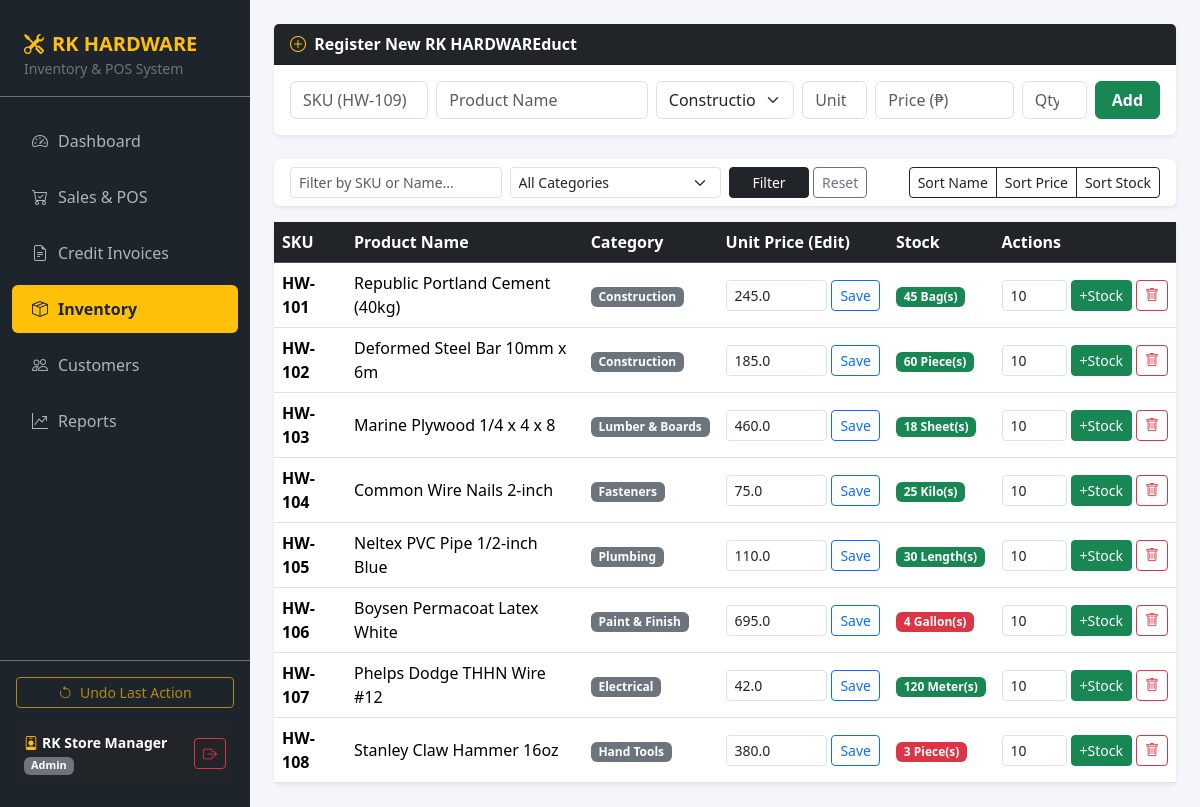
The page /inventory (signed in) on the database its author committed.
### tables this page shows
CREATE TABLE products (
            sku TEXT PRIMARY KEY,
            name TEXT NOT NULL,
            category TEXT NOT NULL,
            unit TEXT NOT NULL,
            price REAL NOT NULL,
            stock INTEGER NOT NULL
        );

### app.py (the view)
@app.route("/inventory")
@login_required
def inventory():
    products = database.get_all_products()
    categories = sorted(list({p["category"] for p in products}))
    selected_category = request.args.get("category", "").strip()
    search_text = request.args.get("q", "").strip()
    sort_by = request.args.get("sort")
    telemetry = None
    error = request.args.get("err")
    if selected_category:
        products = [p for p in products if p["category"] == selected_category]
    if search_text:
        products, telemetry = dsa_engine.trie_prefix_search_with_telemetry(products, search_text)
    if sort_by:
        if sort_by in ["name", "price", "stock"]:
            products, telemetry = dsa_engine.merge_sort_with_telemetry(products, sort_by)
        else:
            error = f"Invalid Sort Key: Cannot sort inventory by '{sort_by}'."
    return render_template(
        "inventory.html",
        active_page="inventory",
        products=products,
        categories=categories,
        selected_category=selected_category,
        search_text=search_text,
        telemetry=telemetry,
        can_undo=len(undo_stack) > 0,
        message=request.args.get("msg"),
        error=error
    )

### app.py (called while the page is built)
def login_required(f):
    @wraps(f)
    def decorated_function(*args, **kwargs):
        if "user_id" not in session:
            return redirect(url_for("login", err="Please sign in to access RK HARDWARE."))
        return f(*args, **kwargs)
    return decorated_function

### database.py (called while the page is built)
def get_all_products():
    conn = sqlite3.connect(DB_NAME)
    conn.row_factory = sqlite3.Row
    rows = conn.execute("SELECT * FROM products").fetchall()
    conn.close()
    return [dict(row) for row in rows]

### templates/inventory.html (shortened to what this page needs)
{% extends "base.html" %}
{% block content %}
<div class="card border-0 shadow-sm mb-4">
    <div class="card-header bg-dark text-white fw-bold">
        <i class="bi bi-plus-circle me-1 text-warning"></i> Register New RK HARDWAREduct
    </div>
    <div class="card-body">
        <form method="POST" action="/inventory/add" class="row g-2">
            <div class="col-md-2"><input type="text" name="sku" class="form-control" placeholder="SKU (HW-109)" required></div>
            <div class="col-md-3"><input type="text" name="name" class="form-control" placeholder="Product Name" required></div>
            <div class="col-md-2">
                <select name="category" class="form-select">
                    <option>Construction</option>
                </select>
            </div>
            <div class="col-md-1"><input type="text" name="unit" class="form-control" placeholder="Unit" required></div>
            <div class="col-md-2"><input type="number" step="0.01" name="price" class="form-control" placeholder="Price (₱)" required></div>
            <div class="col-md-1"><input type="number" name="stock" class="form-control" placeholder="Qty" required></div>
            <div class="col-md-1 d-grid"><button type="submit" class="btn btn-success fw-bold">Add</button></div>
        </form>
    </div>
</div>
<div class="card border-0 shadow-sm mb-3">
    <div class="card-body py-2">
        <form method="GET" action="/inventory" class="row g-2 align-items-center">
            <div class="col-md-3">
                <input type="text" name="q" class="form-control form-control-sm" placeholder="Filter by SKU or Name..." value="{{ search_text }}">
            </div>
            <div class="col-md-3">
                <select name="category" class="form-select form-select-sm" onchange="this.form.submit()">
                    <option value="">All Categories</option>
                </select>
            </div>
            <div class="col-md-2 d-flex gap-1">
                <button type="submit" class="btn btn-sm btn-dark w-100">Filter</button>
                <a href="/inventory" class="btn btn-sm btn-outline-secondary">Reset</a>
            </div>
            <div class="col-md-4 text-md-end">
                <div class="btn-group btn-group-sm">
                    <a href="/inventory?sort=name" class="btn btn-outline-dark">Sort Name</a>
                    <a href="/inventory?sort=price" class="btn btn-outline-dark">Sort Price</a>
                    <a href="/inventory?sort=stock" class="btn btn-outline-dark">Sort Stock</a>
                </div>
            </div>
        </form>
    </div>
</div>
<div class="card border-0 shadow-sm">
    <div class="table-responsive">
        <table class="table table-hover align-middle mb-0">
            <thead class="table-dark">
                <tr>
                    <th>SKU</th>
                    <th>Product Name</th>
                    <th>Category</th>
                    <th>Unit Price (Edit)</th>
                    <th>Stock</th>
                    <th>Actions</th>
                </tr>
            </thead>
            <tbody>
                {% for p in products %}
                <tr>
                    <td class="fw-bold">{{ p.sku }}</td>
                    <td>{{ p.name }}</td>
                    <td><span class="badge bg-secondary">{{ p.category }}</span></td>
                    <td>
                        <form action="/inventory/update_price/{{ p.sku }}" method="POST" class="d-flex gap-1" style="max-width: 170px;">
                            <input type="number" step="0.01" name="price" value="{{ p.price }}" class="form-control form-control-sm">
                            <button type="submit" class="btn btn-sm btn-outline-primary">Save</button>
                        </form>
                    </td>
                    <td>
                        {% if p.stock <= 5 %}
                            <span class="badge bg-danger">{{ p.stock }} {{ p.unit }}(s)</span>
                        {% else %}
                            <span class="badge bg-success">{{ p.stock }} {{ p.unit }}(s)</span>
                        {% endif %}
                    </td>
                    <td>
                        <div class="d-flex gap-1">
                            <form action="/inventory/restock/{{ p.sku }}" method="POST" class="d-flex gap-1">
                                <input type="number" name="qty" value="10" min="1" class="form-control form-control-sm" style="width: 65px;">
                                <button type="submit" class="btn btn-sm btn-success">+Stock</button>
                            </form>
                            <form action="/inventory/delete/{{ p.sku }}" method="POST" onsubmit="return confirm('Delete {{ p.sku }}?');">
                                <button type="submit" class="btn btn-sm btn-outline-danger"><i class="bi bi-trash"></i></button>
                            </form>
                        </div>
                    </td>
                </tr>
                {% else %}
                <tr><td colspan="6" class="text-center text-muted py-4">No matching products found.</td></tr>
                {% endfor %}
            </tbody>
        </table>
    </div>
</div>
{% endblock %}

### templates/base.html (style rules this page uses)
body { background-color: #f4f6f9; overflow-x: hidden; }

### rows shown on the page
products: sku "HW-101", name "Republic Portland Cement (40kg)", category "Construction", price "245.0", stock "45", unit "Bag"
products: sku "HW-102", name "Deformed Steel Bar 10mm x 6m", category "Construction", price "185.0", stock "60", unit "Piece"
products: sku "HW-103", name "Marine Plywood 1/4 x 4 x 8", category "Lumber & Boards", price "460.0", stock "18", unit "Sheet"
products: sku "HW-104", name "Common Wire Nails 2-inch", category "Fasteners", price "75.0", stock "25", unit "Kilo"
products: sku "HW-105", name "Neltex PVC Pipe 1/2-inch Blue", category "Plumbing", price "110.0", stock "30", unit "Length"
products: sku "HW-106", name "Boysen Permacoat Latex White", category "Paint & Finish", price "695.0", stock "4", unit "Gallon"
products: sku "HW-107", name "Phelps Dodge THHN Wire #12", category "Electrical", price "42.0", stock "120", unit "Meter"
products: sku "HW-108", name "Stanley Claw Hammer 16oz", category "Hand Tools", price "380.0", stock "3", unit "Piece"

### other values the page prints
{{ session.get('full_name', 'Staff') }} "RK Store Manager"
{{ session.get('role', 'User') }} "Admin"
